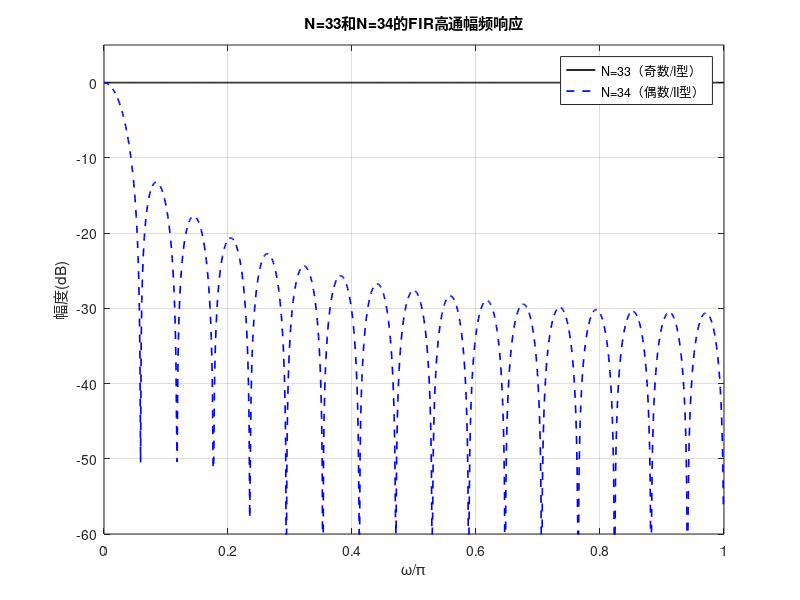

Source code (MATLAB):
clc;clear;close all;
% 1. 指标参数
wp = 3*pi/4; % 通带边界角频率
T = 0.39;    % 过渡点幅值
% 2. 分别设计N=33（奇数，I型）和N=34（偶数，II型）
% 2.1 N=33（奇数，I型线性相位）
N1 = 33;
alpha1 = (N1-1)/2;
k1 = 0:N1-1;
wk1 = 2*pi/N1*k1;
% 构造频率抽样幅值（高通+1个过渡点）
Hrs1 = zeros(1,N1);
% 通带：wk >= wp 或 wk <= 2pi - wp
pass_k1 = find(wk1 >= wp | wk1 <= 2*pi - wp);
Hrs1(pass_k1) = 1;
% 过渡点：通带/阻带交界处
trans_k1 = find(wk1 > 2*pi - wp & wk1 < wp, 1);
Hrs1(trans_k1) = T;
Hrs1(N1 - trans_k1 + 1) = T; % 共轭对称
% 线性相位
angH1 = [-alpha1*wk1(1:alpha1+1), alpha1*(2*pi - wk1(alpha1+2:end))];
H1 = Hrs1 .* exp(1j*angH1);
h1 = real(ifft(H1, N1));
[H1_freq, w1] = freqz(h1, 1, 1000);
mag1 = 20*log10(abs(H1_freq));

% 2.2 N=34（偶数，II型线性相位）
N2 = 34;
alpha2 = (N2-1)/2;
k2 = 0:N2-1;
wk2 = 2*pi/N2*k2;
% 构造频率抽样幅值（高通+1个过渡点）
Hrs2 = zeros(1,N2);
pass_k2 = find(wk2 >= wp | wk2 <= 2*pi - wp);
Hrs2(pass_k2) = 1;
trans_k2 = find(wk2 > 2*pi - wp & wk2 < wp, 1);
Hrs2(trans_k2) = T;
Hrs2(N2 - trans_k2 + 1) = T; % 共轭对称
% 线性相位（II型，偶长度）
angH2 = [-alpha2*wk2];
H2 = Hrs2 .* exp(1j*angH2);
h2 = real(ifft(H2, N2));
[H2_freq, w2] = freqz(h2, 1, 1000);
mag2 = 20*log10(abs(H2_freq));

% 3. 绘图对比
figure;
plot(w1/pi, mag1, 'k-', 'LineWidth',1.2);hold on;
plot(w2/pi, mag2, 'b--', 'LineWidth',1.2);
grid on;
xlabel('\omega/\pi');ylabel('幅度(dB)');
title('N=33和N=34的FIR高通幅频响应');
legend('N=33（奇数/I型）','N=34（偶数/II型）');
ylim([-60, 5]);



function [Hr, W] = Hr_type3(h)
    % Hr_type3：计算III型线性相位FIR滤波器的振幅响应Hr(ω)
    % 输入：h - 滤波器单位冲激响应（奇对称、长度奇数）
    % 输出：Hr - 振幅响应值；W - 频率向量（0~π）
    N = length(h);
    alpha = (N-1)/2;  % 线性相位偏移
    M = 500;          % 频率采样点数（0~π）
    W = linspace(0, pi, M);
    Hr = zeros(1, M);
    
    for i = 1:M
        w = W(i);
        % III型FIR振幅响应公式：Hr(ω) = -2*sum(h(n)*sin((n-α)ω)), n=0~N-1
        sum_val = 0;
        for n = 1:N
            sum_val = sum_val + h(n) * sin((n-1 - alpha)*w);
        end
        Hr(i) = -2 * sum_val;
    end
end